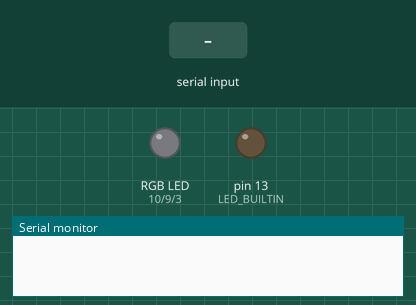
Recording of a sketch running on a simulated Arduino Uno, built with avr-gcc and run on an emulated ATmega328P. Shown: an RGB LED mixed from three pins (HIGH = lit), output pins drawn as LEDs (lit = HIGH), the last lines printed to the serial monitor. The inputs (shaded band) are chosen by the test bench. Dim RGB values are drawn brighter than linear.

Above: at 1.2 s.
1.3 s: "90,45\n" received over Serial
3.8 s: "30,150\n" received over Serial
6.3 s: "0\n" received over Serial
At 7.9 s:
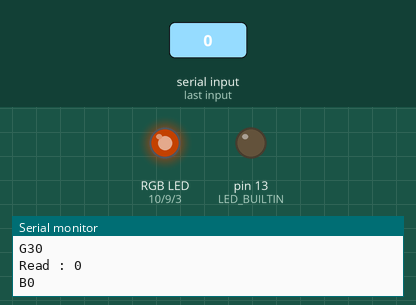
Timing chart, 0 to 9.4 s (numbered marks = the images above; inputs shaded):
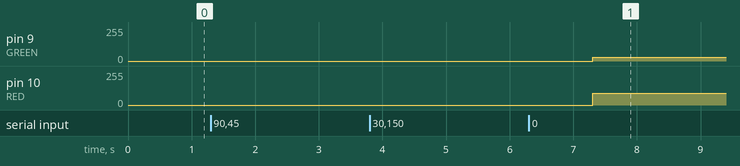

Measured:
- after the input at 6.3 s, pin 9 (GREEN): 0/255 → 30/255 after 1.0 s; pin 10 (RED): 0/255 → 90/255 after 1.0 s

The sketch:

sketch_sep29b.ino
```cpp
#define RED 10
#define GREEN 9
#define BLUE 3

void setup() {
  pinMode(RED, OUTPUT);
  pinMode(GREEN, OUTPUT);
  pinMode(BLUE, OUTPUT);

  Serial.begin(9600);
  pinMode(LED_BUILTIN, OUTPUT);

}

int nzRGB[3]={0,0,0};
int nLoop = 0;

void loop() {

    if (Serial.available() > 0) {
    String strValue = Serial.readString();
    Serial.print("Read : ");
    int nValue = strValue.toInt();
    Serial.println(nValue);

  if(nLoop%3==0)
    Serial.print('R');
  else if(nLoop%3==1)
    Serial.print('G');
  else
    Serial.print('B');

  Serial.println(nValue);

  nzRGB[nLoop%3]=nValue;

  nLoop++;
  if(nLoop>=100000)
    nLoop=0;

  if (nLoop % 3 == 0) {
      analogWrite(RED, nzRGB[0]);
      analogWrite(GREEN, nzRGB[1]);
      analogWrite(BLUE, nzRGB[2]);
  }
}
}
```
